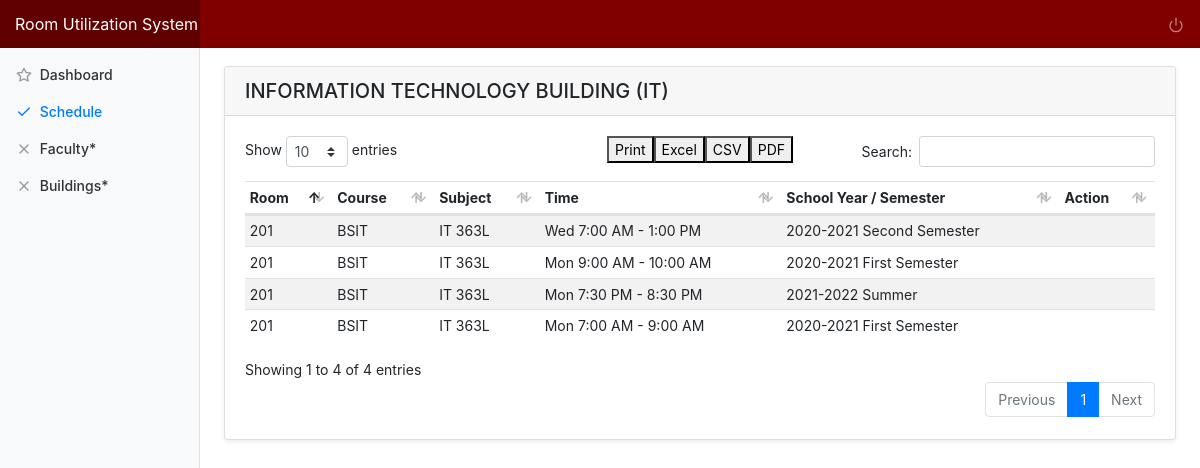
The page /Head/room_schedule/5/3 on the database as committed earlier.
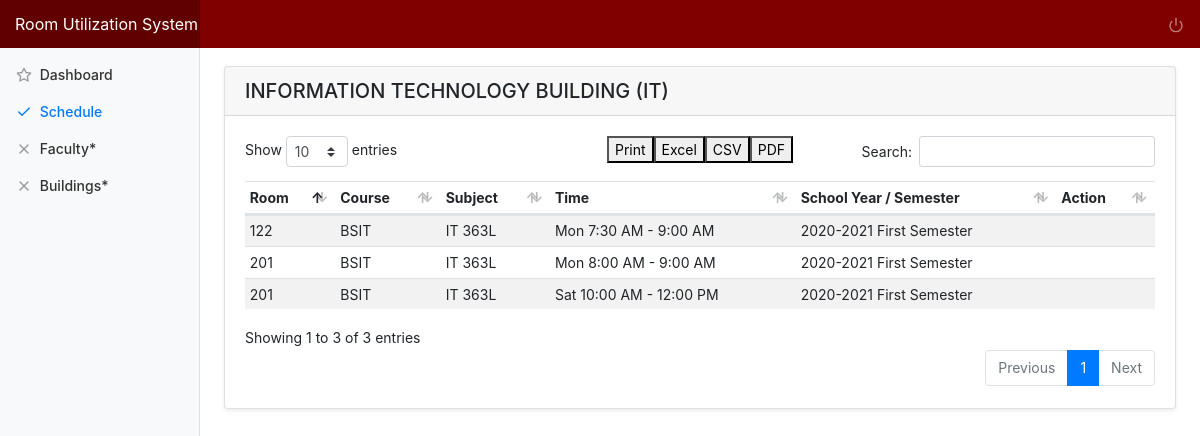
The same page on the database as committed later.
### tables this page shows
CREATE TABLE `tbl_schedule` (
  `schedule_id` int(11) NOT NULL,
  `room_id` int(11) NOT NULL,
  `subject_id` int(11) NOT NULL,
  `faculty_id` int(11) NOT NULL,
  `day` varchar(15) NOT NULL,
  `time_start` time NOT NULL,
  `time_end` time NOT NULL,
  `sy_id` int(11) NOT NULL,
  `semester_id` int(11) NOT NULL,
  `schedule_added` datetime NOT NULL DEFAULT current_timestamp(),
  `schedule_modified` datetime DEFAULT NULL
);

CREATE TABLE `tbl_room` (
  `room_id` int(11) NOT NULL,
  `room_type_id` int(50) NOT NULL,
  `building_id` int(11) NOT NULL,
  `room_number` int(11) NOT NULL,
  `room_floor` int(11) NOT NULL,
  `room_added` datetime NOT NULL DEFAULT current_timestamp(),
  `room_modified` datetime DEFAULT NULL ON UPDATE current_timestamp()
);

CREATE TABLE `tbl_course` (
  `course_id` int(10) NOT NULL,
  `college_id` int(10) NOT NULL,
  `department_id` int(11) NOT NULL,
  `course_name` varchar(255) NOT NULL,
  `course_abbr` varchar(20) NOT NULL,
  `course_added` datetime NOT NULL DEFAULT current_timestamp(),
  `course_modified` datetime NOT NULL DEFAULT '0000-00-00 00:00:00' ON UPDATE current_timestamp()
);

CREATE TABLE `tbl_subject` (
  `subject_id` int(11) NOT NULL,
  `course_id` int(11) NOT NULL,
  `subject_code` varchar(50) NOT NULL,
  `subject_description` varchar(250) NOT NULL,
  `subject_type` varchar(50) NOT NULL,
  `subject_unit` int(4) NOT NULL,
  `subject_added` datetime NOT NULL DEFAULT current_timestamp(),
  `subject_modified` datetime NOT NULL DEFAULT '0000-00-00 00:00:00' ON UPDATE current_timestamp()
);

CREATE TABLE `tbl_sy` (
  `sy_id` int(11) NOT NULL,
  `school_year` varchar(25) NOT NULL,
  `sy_added` datetime NOT NULL DEFAULT current_timestamp(),
  `sy_modified` datetime NOT NULL DEFAULT '0000-00-00 00:00:00' ON UPDATE current_timestamp()
);

CREATE TABLE `tbl_semester` (
  `semester_id` int(10) NOT NULL,
  `semester_type` varchar(50) NOT NULL,
  `semester_added` datetime NOT NULL DEFAULT current_timestamp(),
  `semester_modified` datetime NOT NULL DEFAULT '0000-00-00 00:00:00' ON UPDATE current_timestamp()
);

### application/controllers/Head.php (called while the page is built, shortened)
<?php
class Head extends CI_Controller {
	public function room_schedule($building_id,$room_id){
		$data['title'] = "Schedule";
		$data['schedules'] = $this->main_model->getSchedules();
		$data['header'] = $this->main_model->getBuildingname($room_id);
		$this->load->view('templates/header', $data);
		$this->load->view('head/room_schedule');
		$this->load->view('templates/footer');
	}
}

### index.php (called while the page is built, shortened)
<?php
require_once BASEPATH.'core/CodeIgniter.php';

### application/models/Main_model.php (called while the page is built, shortened)
<?php defined('BASEPATH') OR exit('No direct script access allowed');
Class Main_model extends CI_Model{
	public function getSchedules(){
		return $this->db->join('tbl_room', 'tbl_room.room_id=tbl_schedule.room_id')
										->join('tbl_building', 'tbl_building.building_id=tbl_room.building_id')
										->join('tbl_subject', 'tbl_subject.subject_id=tbl_schedule.subject_id')
										->join('tbl_course', 'tbl_course.course_id=tbl_subject.course_id')
										->join('tbl_faculty', 'tbl_faculty.faculty_id=tbl_schedule.faculty_id')
										->join('tbl_semester', 'tbl_semester.semester_id=tbl_schedule.semester_id')
										->join('tbl_sy', 'tbl_sy.sy_id=tbl_schedule.sy_id')
										->get('tbl_schedule')->result_array();
	}
		public function getBuildingname($building_id)
		{
			return $this->db->where('building_id',$building_id)->get('tbl_building')->result_array();
		}
}

### application/views/head/room_schedule.php (the view, shortened to what this page needs)
<div class="container-fluid">
  <div class="row">
    <main role="main" class="col-md-9 ml-sm-auto col-lg-10 pt-4 px-4 mb-3">
      <div class="card shadow-sm">
			  <h5 class="card-header d-flex justify-content-between align-items-center">
       <?=$header[0]['building_name']?>
        </h5>
			  <div class="card-body">
          <table class="table table-striped table-hover table-sm">
            <thead>
              <tr>
                <th>Room</th>
                <th>Course</th>
                <th>Subject</th>
                <th>Time</th>
                <th>School Year / Semester</th>
                <th>Action</th>
              </tr>
            </thead>
            <tbody>
              <?php foreach ($schedules as $row) {?>
              <tr>
                <td><?=$row['room_number']?></td>
                <td><?=$row['course_abbr']?></td>
                <td><?=$row['subject_code']?></td>
                <td><?=date('D', strtotime($row['day']))?> <?=date("g:i A", strtotime($row['time_start']))?> - <?=date("g:i A", strtotime($row['time_end']))?></td>
                <td><?=$row['school_year']?> <?=$row['semester_type']?></td>
                <td>
                  </div>
              <?php } ?>
			  </div>

Rows that differ between the two databases and show on the page:
removed tbl_schedule: room.room_number "201", tbl_course.course_abbr "BSIT", subject.subject_code "IT 363L", day "Wed", time_start "7:00 AM", time_end "1:00 PM", sy.school_year "2020-2021", semester.semester_type "Second Semester"
removed tbl_schedule: room.room_number "201", tbl_course.course_abbr "BSIT", subject.subject_code "IT 363L", day "Mon", time_start "9:00 AM", time_end "10:00 AM", sy.school_year "2020-2021", semester.semester_type "First Semester"
removed tbl_schedule: room.room_number "201", tbl_course.course_abbr "BSIT", subject.subject_code "IT 363L", day "Mon", time_start "7:30 PM", time_end "8:30 PM", sy.school_year "2021-2022", semester.semester_type "Summer"
removed tbl_schedule: room.room_number "201", tbl_course.course_abbr "BSIT", subject.subject_code "IT 363L", day "Mon", time_start "7:00 AM", time_end "9:00 AM", sy.school_year "2020-2021", semester.semester_type "First Semester"
added tbl_schedule: room.room_number "201", tbl_course.course_abbr "BSIT", subject.subject_code "IT 363L", day "Mon", time_start "8:00 AM", time_end "9:00 AM", sy.school_year "2020-2021", semester.semester_type "First Semester"
added tbl_schedule: room.room_number "201", tbl_course.course_abbr "BSIT", subject.subject_code "IT 363L", day "Sat", time_start "10:00 AM", time_end "12:00 PM", sy.school_year "2020-2021", semester.semester_type "First Semester"
added tbl_schedule: room.room_number "122", tbl_course.course_abbr "BSIT", subject.subject_code "IT 363L", day "Mon", time_start "7:30 AM", time_end "9:00 AM", sy.school_year "2020-2021", semester.semester_type "First Semester"
Other text that changed with them:
text written by a page script: "Print Excel CSV PDF Show entries Search: Showing 1 to 4 of 4 entries Previous 1 Next" → "Print Excel CSV PDF Show entries Search: Showing 1 to 3 of 3 entries Previous 1 Next"
